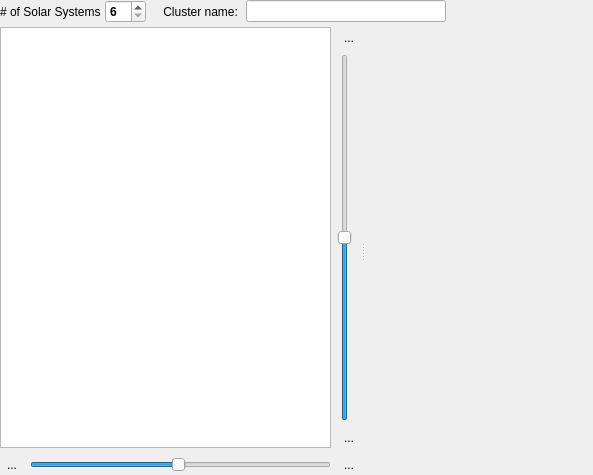
<?xml version="1.0" encoding="UTF-8"?>
<ui version="4.0">
 <class>DiasporaClusterDialog</class>
 <widget class="QWidget" name="DiasporaClusterDialog">
  <property name="geometry">
   <rect>
    <x>0</x>
    <y>0</y>
    <width>593</width>
    <height>475</height>
   </rect>
  </property>
  <property name="windowTitle">
   <string>Dialog</string>
  </property>
  <property name="styleSheet">
   <string notr="true"/>
  </property>
  <layout class="QVBoxLayout" name="verticalLayout" stretch="0,1">
   <property name="spacing">
    <number>4</number>
   </property>
   <property name="margin">
    <number>0</number>
   </property>
   <item>
    <layout class="QHBoxLayout" name="horizontalLayout" stretch="1,1,0,0,10">
     <item>
      <widget class="QLabel" name="label">
       <property name="text">
        <string># of Solar Systems</string>
       </property>
      </widget>
     </item>
     <item>
      <widget class="QSpinBox" name="spinNumSolSys">
       <property name="font">
        <font>
         <pointsize>9</pointsize>
         <weight>75</weight>
         <bold>true</bold>
        </font>
       </property>
       <property name="styleSheet">
        <string notr="true"/>
       </property>
       <property name="minimum">
        <number>6</number>
       </property>
       <property name="maximum">
        <number>18</number>
       </property>
      </widget>
     </item>
     <item>
      <widget class="QLabel" name="label_2">
       <property name="text">
        <string>    Cluster name: </string>
       </property>
      </widget>
     </item>
     <item>
      <widget class="QLineEdit" name="lblClusterName">
       <property name="minimumSize">
        <size>
         <width>200</width>
         <height>0</height>
        </size>
       </property>
       <property name="font">
        <font>
         <pointsize>9</pointsize>
         <weight>75</weight>
         <bold>true</bold>
        </font>
       </property>
       <property name="styleSheet">
        <string notr="true"/>
       </property>
      </widget>
     </item>
     <item>
      <spacer name="horizontalSpacer_2">
       <property name="orientation">
        <enum>Qt::Horizontal</enum>
       </property>
       <property name="sizeHint" stdset="0">
        <size>
         <width>40</width>
         <height>20</height>
        </size>
       </property>
      </spacer>
     </item>
    </layout>
   </item>
   <item>
    <widget class="QSplitter" name="splitter_2">
     <property name="orientation">
      <enum>Qt::Horizontal</enum>
     </property>
     <widget class="QWidget" name="layoutWidget">
      <layout class="QVBoxLayout" name="verticalLayout_2">
       <item>
        <layout class="QHBoxLayout" name="horizontalLayout_4">
         <item>
          <widget class="QGraphicsView" name="clusterView">
           <property name="sizePolicy">
            <sizepolicy hsizetype="Expanding" vsizetype="Expanding">
             <horstretch>0</horstretch>
             <verstretch>0</verstretch>
            </sizepolicy>
           </property>
           <property name="styleSheet">
            <string notr="true"/>
           </property>
           <property name="backgroundBrush">
            <brush brushstyle="NoBrush">
             <color alpha="255">
              <red>227</red>
              <green>227</green>
              <blue>227</blue>
             </color>
            </brush>
           </property>
          </widget>
         </item>
         <item>
          <layout class="QVBoxLayout" name="verticalLayout_6">
           <item>
            <widget class="QToolButton" name="btnZoomIn">
             <property name="text">
              <string>...</string>
             </property>
             <property name="icon">
              <iconset resource="Resources.qrc">
               <normaloff>:/new/Bitmaps/pics/zoomin.png</normaloff>:/new/Bitmaps/pics/zoomin.png</iconset>
             </property>
             <property name="autoRaise">
              <bool>true</bool>
             </property>
            </widget>
           </item>
           <item>
            <widget class="QSlider" name="sliderZoom">
             <property name="minimum">
              <number>1</number>
             </property>
             <property name="maximum">
              <number>500</number>
             </property>
             <property name="value">
              <number>250</number>
             </property>
             <property name="orientation">
              <enum>Qt::Vertical</enum>
             </property>
            </widget>
           </item>
           <item>
            <widget class="QToolButton" name="btnZoomOut">
             <property name="text">
              <string>...</string>
             </property>
             <property name="icon">
              <iconset resource="Resources.qrc">
               <normaloff>:/new/Bitmaps/pics/zoomout.png</normaloff>:/new/Bitmaps/pics/zoomout.png</iconset>
             </property>
             <property name="autoRaise">
              <bool>true</bool>
             </property>
            </widget>
           </item>
          </layout>
         </item>
        </layout>
       </item>
       <item>
        <layout class="QHBoxLayout" name="horizontalLayout_6">
         <item>
          <widget class="QToolButton" name="btnRotateLeft">
           <property name="text">
            <string>...</string>
           </property>
           <property name="icon">
            <iconset resource="Resources.qrc">
             <normaloff>:/new/Bitmaps/pics/rotateleft.png</normaloff>:/new/Bitmaps/pics/rotateleft.png</iconset>
           </property>
           <property name="autoRaise">
            <bool>true</bool>
           </property>
          </widget>
         </item>
         <item>
          <widget class="QSlider" name="sliderRotate">
           <property name="minimum">
            <number>-350</number>
           </property>
           <property name="maximum">
            <number>360</number>
           </property>
           <property name="orientation">
            <enum>Qt::Horizontal</enum>
           </property>
          </widget>
         </item>
         <item>
          <widget class="QToolButton" name="btnRotateRight">
           <property name="text">
            <string>...</string>
           </property>
           <property name="icon">
            <iconset resource="Resources.qrc">
             <normaloff>:/new/Bitmaps/pics/rotateright.png</normaloff>:/new/Bitmaps/pics/rotateright.png</iconset>
           </property>
           <property name="autoRaise">
            <bool>true</bool>
           </property>
          </widget>
         </item>
        </layout>
       </item>
      </layout>
     </widget>
     <widget class="ClusterItemEditor" name="cliEditor" native="true">
      <property name="sizePolicy">
       <sizepolicy hsizetype="Minimum" vsizetype="Preferred">
        <horstretch>0</horstretch>
        <verstretch>0</verstretch>
       </sizepolicy>
      </property>
      <property name="minimumSize">
       <size>
        <width>180</width>
        <height>0</height>
       </size>
      </property>
      <property name="maximumSize">
       <size>
        <width>300</width>
        <height>16777215</height>
       </size>
      </property>
     </widget>
    </widget>
   </item>
  </layout>
 </widget>
 <customwidgets>
  <customwidget>
   <class>ClusterItemEditor</class>
   <extends>QWidget</extends>
   <header location="global">clusteritemeditor.h</header>
   <container>1</container>
  </customwidget>
 </customwidgets>
 <resources>
  <include location="Resources.qrc"/>
 </resources>
 <connections/>
 <slots>
  <slot>lstCluster_selected(QModelIndex)</slot>
 </slots>
</ui>
